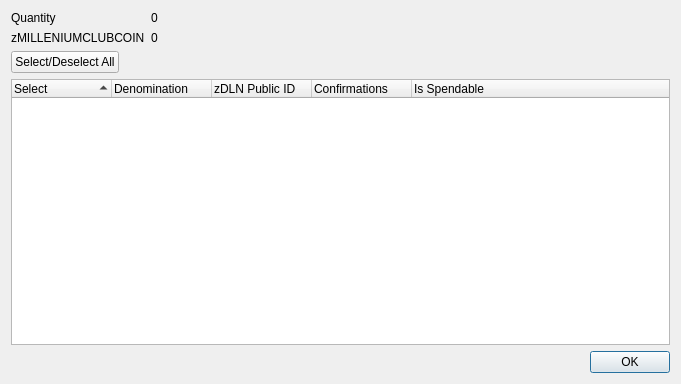
<?xml version="1.0" encoding="UTF-8"?>
<ui version="4.0">
 <class>ZMillenniumclubcoinControlDialog</class>
 <widget class="QDialog" name="ZMillenniumclubcoinControlDialog">
  <property name="geometry">
   <rect>
    <x>0</x>
    <y>0</y>
    <width>681</width>
    <height>384</height>
   </rect>
  </property>
  <property name="minimumSize">
   <size>
    <width>681</width>
    <height>384</height>
   </size>
  </property>
  <property name="windowTitle">
   <string>Select zDLN to Spend</string>
  </property>
  <layout class="QGridLayout" name="gridLayout">
   <item row="0" column="0">
    <layout class="QFormLayout" name="formLayout">
     <property name="sizeConstraint">
      <enum>QLayout::SetDefaultConstraint</enum>
     </property>
     <item row="0" column="0">
      <widget class="QLabel" name="labelQuantity">
       <property name="text">
        <string>Quantity</string>
       </property>
      </widget>
     </item>
     <item row="0" column="1">
      <widget class="QLabel" name="labelQuantity_int">
       <property name="text">
        <string>0</string>
       </property>
      </widget>
     </item>
     <item row="1" column="0">
      <widget class="QLabel" name="labelZMillenniumclubcoin">
       <property name="text">
        <string>zMILLENIUMCLUBCOIN</string>
       </property>
      </widget>
     </item>
     <item row="1" column="1">
      <widget class="QLabel" name="labelZMillenniumclubcoin_int">
       <property name="text">
        <string>0</string>
       </property>
      </widget>
     </item>
     <item row="2" column="0">
      <widget class="QPushButton" name="pushButtonAll">
       <property name="text">
        <string>Select/Deselect All</string>
       </property>
      </widget>
     </item>
    </layout>
   </item>
   <item row="1" column="0">
    <layout class="QVBoxLayout" name="verticalLayout">
     <item>
      <widget class="QTreeWidget" name="treeWidget">
       <property name="minimumSize">
        <size>
         <width>0</width>
         <height>250</height>
        </size>
       </property>
       <property name="alternatingRowColors">
        <bool>true</bool>
       </property>
       <property name="sortingEnabled">
        <bool>true</bool>
       </property>
       <property name="columnCount">
        <number>5</number>
       </property>
       <attribute name="headerDefaultSectionSize">
        <number>100</number>
       </attribute>
       <column>
        <property name="text">
         <string notr="true">Select</string>
        </property>
       </column>
       <column>
        <property name="text">
         <string notr="true">Denomination</string>
        </property>
       </column>
       <column>
        <property name="text">
         <string notr="true">zDLN Public ID</string>
        </property>
       </column>
       <column>
        <property name="text">
         <string notr="true">Confirmations</string>
        </property>
       </column>
       <column>
        <property name="text">
         <string>Is Spendable</string>
        </property>
       </column>
      </widget>
     </item>
     <item>
      <widget class="QDialogButtonBox" name="buttonBox">
       <property name="orientation">
        <enum>Qt::Horizontal</enum>
       </property>
       <property name="standardButtons">
        <set>QDialogButtonBox::Ok</set>
       </property>
      </widget>
     </item>
    </layout>
   </item>
  </layout>
 </widget>
 <resources/>
 <connections>
  <connection>
   <sender>buttonBox</sender>
   <signal>accepted()</signal>
   <receiver>ZMillenniumclubcoinControlDialog</receiver>
   <slot>accept()</slot>
   <hints>
    <hint type="sourcelabel">
     <x>248</x>
     <y>254</y>
    </hint>
    <hint type="destinationlabel">
     <x>157</x>
     <y>274</y>
    </hint>
   </hints>
  </connection>
  <connection>
   <sender>buttonBox</sender>
   <signal>rejected()</signal>
   <receiver>ZMillenniumclubcoinControlDialog</receiver>
   <slot>reject()</slot>
   <hints>
    <hint type="sourcelabel">
     <x>316</x>
     <y>260</y>
    </hint>
    <hint type="destinationlabel">
     <x>286</x>
     <y>274</y>
    </hint>
   </hints>
  </connection>
 </connections>
</ui>
